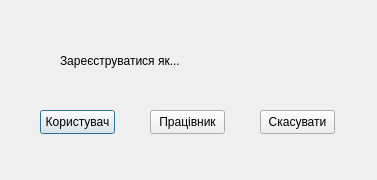
<?xml version="1.0" encoding="UTF-8"?>
<ui version="4.0">
 <class>RegDialog</class>
 <widget class="QDialog" name="RegDialog">
  <property name="geometry">
   <rect>
    <x>0</x>
    <y>0</y>
    <width>377</width>
    <height>180</height>
   </rect>
  </property>
  <property name="windowTitle">
   <string>Dialog</string>
  </property>
  <widget class="QPushButton" name="pushButton">
   <property name="geometry">
    <rect>
     <x>40</x>
     <y>110</y>
     <width>75</width>
     <height>24</height>
    </rect>
   </property>
   <property name="text">
    <string>Користувач</string>
   </property>
  </widget>
  <widget class="QPushButton" name="pushButton_2">
   <property name="geometry">
    <rect>
     <x>150</x>
     <y>110</y>
     <width>75</width>
     <height>24</height>
    </rect>
   </property>
   <property name="text">
    <string>Працівник</string>
   </property>
  </widget>
  <widget class="QPushButton" name="pushButton_3">
   <property name="geometry">
    <rect>
     <x>260</x>
     <y>110</y>
     <width>75</width>
     <height>24</height>
    </rect>
   </property>
   <property name="text">
    <string>Скасувати</string>
   </property>
  </widget>
  <widget class="QLabel" name="label">
   <property name="geometry">
    <rect>
     <x>60</x>
     <y>30</y>
     <width>241</width>
     <height>61</height>
    </rect>
   </property>
   <property name="text">
    <string>Зареєструватися як...</string>
   </property>
  </widget>
 </widget>
 <resources/>
 <connections/>
</ui>
